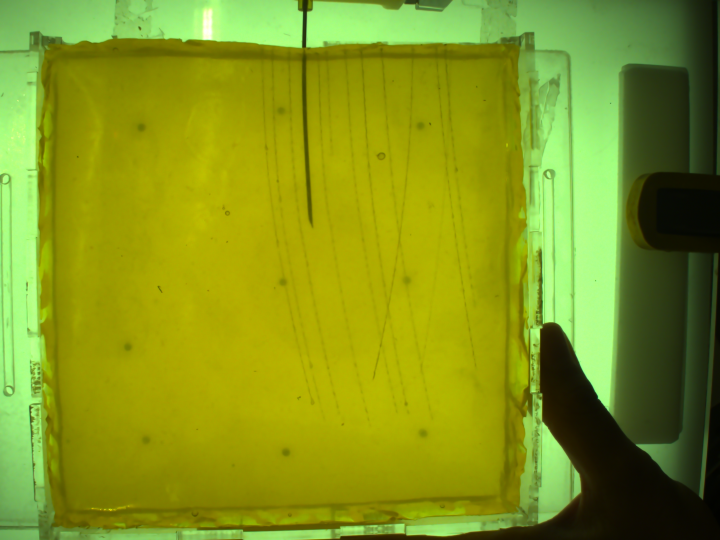
#> input picture needle_images_new/2022-11-18_17-29-11_left_62.png, 1440 x 1080 px, given in place of ref_2022-11-21_21-14-25_right_0.png, which was not available (shown at 1/2 size)
$ jupyter execute homework_2.ipynb   (shell and % lines are left out)
#> lines starting #> are read from the running program, lines starting #| are printed output that depends on the picture; after the words box and inside, x2 and y2 are one past the last pixel; in counts of white or black regions, pixels touching at a corner belong together; pictures that were not available may be replaced by others from this repository, and a replacement may not be noted
[cell 1]
import cv2
import numpy as np
import matplotlib.pyplot as plt

plt.rcParams['figure.figsize'] = (16, 9)

[cell 2]
idx = 3

ref_list = ['ref_2022-11-18_17-29-11_left_0.png',
            'ref_2022-11-18_17-29-11_right_0.png',
            'ref_2022-11-21_21-14-25_left_0.png',
            'ref_2022-11-21_21-14-25_right_0.png',
            'ref_2022-11-23_18-42-03_left_0.png',
            'ref_2022-11-23_18-42-03_right_0.png',
            'ref_2022-11-23_19-07-54_left_0.png',
            'ref_2022-11-23_19-07-54_right_0.png']

img_list = ['2022-11-18_17-29-11_left_119.png',
            '2022-11-18_17-29-11_right_119.png',
            '2022-11-21_21-14-25_left_113.png',
            '2022-11-21_21-14-25_right_113.png',
            '2022-11-23_18-42-03_left_114.png',
            '2022-11-23_18-42-03_right_121.png',
            '2022-11-23_19-07-54_left_105.png',
            '2022-11-23_19-07-54_right_125.png']

img1 = cv2.imread('needle_images_new/' + ref_list[idx])
#> img1 is the input picture: shape (1080, 1440, 3); mean B, G, R 26.6, 149.9, 131.7
img2 = cv2.imread('needle_images_new/' + img_list[idx])
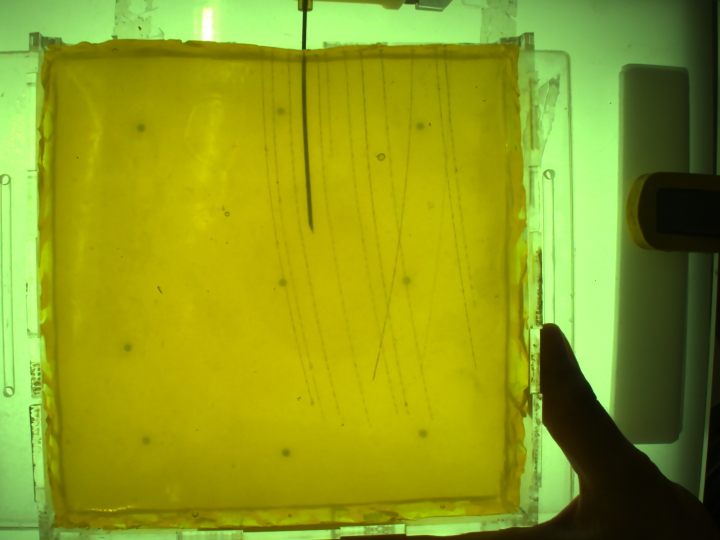
#> input picture needle_images_new/2022-11-18_17-29-11_left_66.png, 1440 x 1080 px, given in place of 2022-11-21_21-14-25_right_113.png, which was not available (shown at 1/2 size)
#> img2 is the input picture: shape (1080, 1440, 3); mean B, G, R 26.9, 156.1, 141.7

bb_list = np.array([[550, 90, 750, 800],
                    [750, 70, 950, 800],
                    [720, 130, 920, 850],
                    [900, 100, 1100, 850],
                    [700, 120, 900, 850],
                    [900, 90, 1100, 900],
                    [650, 120, 850, 800],
                    [850, 90, 1100, 900],])

[cell 3]
# Initiate ORB detector
orb = cv2.ORB_create()

# find the keypoints with ORB
kp1 = orb.detect(img1,None)
#> kp1 = 500 keypoints; strongest (x, y, size): (1087, 651, 92.6), (1196, 796, 31), (1090, 642, 92.6), (1093, 649, 111.1)
kp2 = orb.detect(img2,None)
#> kp2 = 500 keypoints; strongest (x, y, size): (1087, 651, 92.6), (1087, 652, 77.1), (1093, 649, 111.1), (1087, 645, 64.3)

# compute the descriptors with ORB
kps1, des1 = orb.compute(img1, kp1)
#> kps1 has the same summary as kp1
kps2, des2 = orb.compute(img2, kp2)
#> kps2 has the same summary as kp2

[cell 4]
kp_img1 = cv2.drawKeypoints(img1, kps1, None, color=(0,255,0))
kp_img2 = cv2.drawKeypoints(img2, kps2, None, color=(0,255,0))

kp_img1 = cv2.rectangle(kp_img1, bb_list[idx,:2],  bb_list[idx,2:], [0,0,255], 3)
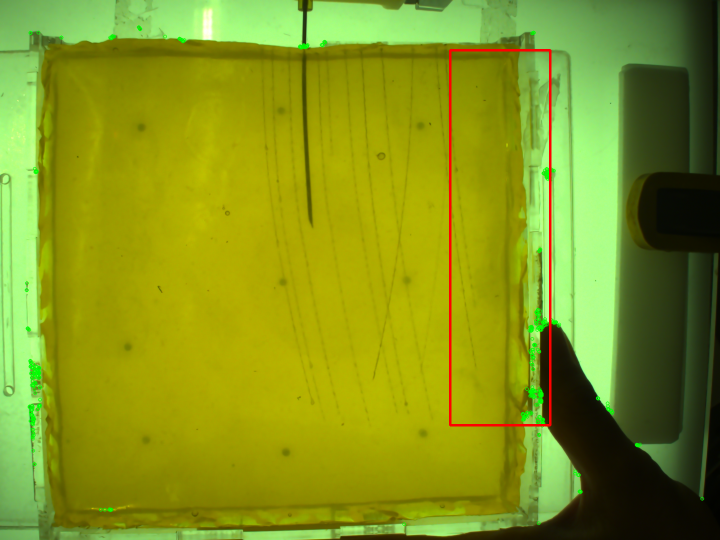
#> kp_img1: shape (1080, 1440, 3) (shown at 1/2 size); mean B, G, R 26.1, 149.2, 132

fig, axs = plt.subplots(1, 2)
axs[0].imshow(cv2.cvtColor(kp_img1, cv2.COLOR_BGR2RGB))
axs[1].imshow(cv2.cvtColor(kp_img2, cv2.COLOR_BGR2RGB))
plt.show()
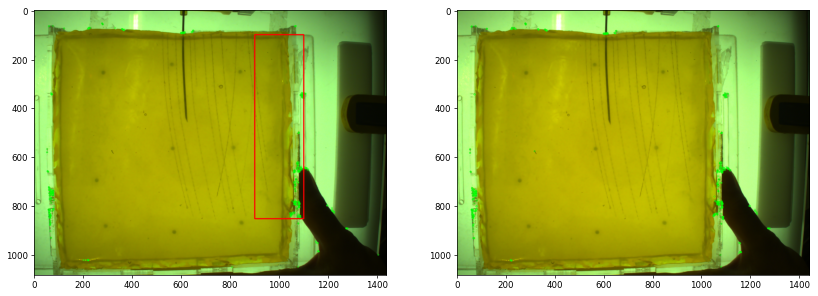
#> figure drawn by matplotlib, 2 panels

[cell 5]
bf = cv2.BFMatcher(cv2.NORM_HAMMING, crossCheck=True)
matches = bf.match(des1,des2)
#> matches = 368 matches
matches = sorted(matches, key = lambda x:x.distance)

match_img = cv2.drawMatches(img1, kps1, img2, kps2, matches[:50], None,
    matchColor=(0,255,0), singlePointColor=(0,255,0))
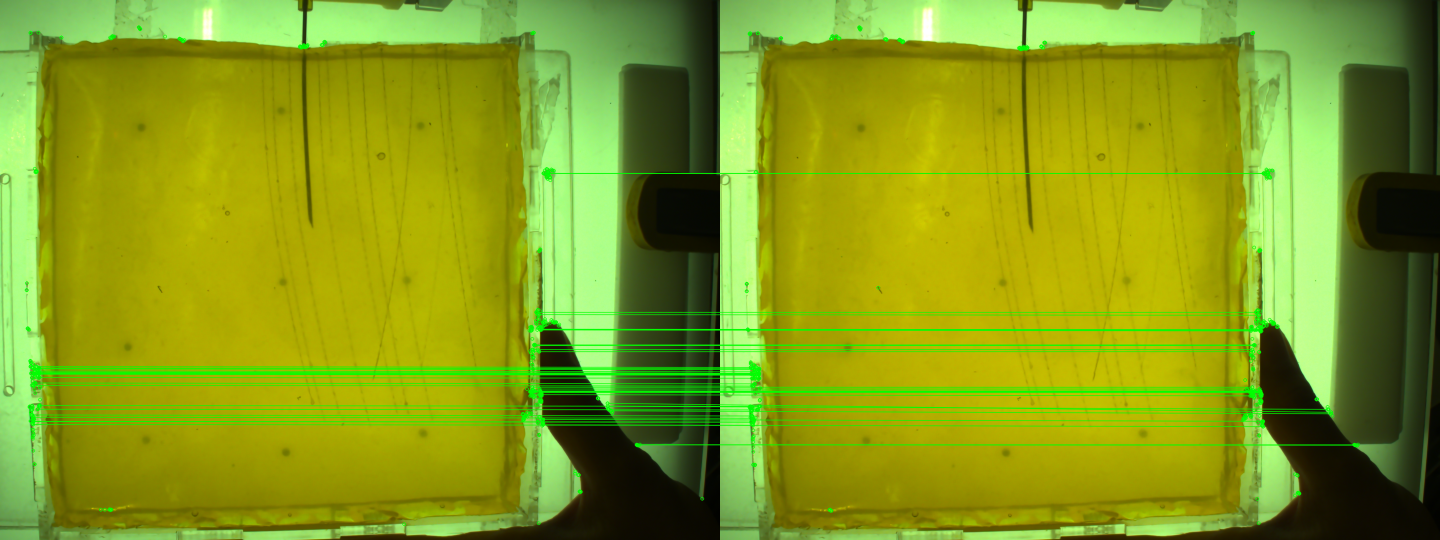
#> match_img: shape (1080, 2880, 3) (shown at 1/2 size); mean B, G, R 26.1, 155.9, 132.7
plt.imshow(cv2.cvtColor(match_img, cv2.COLOR_BGR2RGB))
plt.show()

[cell 6]
def get_homography(pts1, pts2):
    """Estimate the affine transformation between two lists of matching
    keypoint coordinates.

    Args:
    - pts1: List of (x, y) coordinates.
    - pts2: List of (x, y) coordinates.

    Returns:
    - t: 3x3 array representing the projective transformation matrix that
          maps `pts1` to `pts2`.
    """
    assert len(pts1) == len(pts2), \
        "`pts1` and `pts2` must have equal length."

    # construct A matrix
    A = np.zeros([len(pts1)*2, 9])
    r = 0
    for i in range(len(pts1)):
        A[r  ,:] = [pts1[i][0], pts1[i][1], 1, 0, 0, 0, -pts2[i][0]*pts1[i][0], -pts2[i][0]*pts1[i][1], -pts2[i][0] ]
        A[r+1,:] = [0, 0, 0, pts1[i][0], pts1[i][1], 1, -pts2[i][1]*pts1[i][0], -pts2[i][1]*pts1[i][1], -pts2[i][1] ]
        r = r + 2

    # find smallest eigen-vector of A.T @ A
    u, s, vh = np.linalg.svd(A)

    # reconstruct t
    t = np.reshape(vh[-1], (3,3))
    t = t / t[-1][-1]

    return t


# Test the function on sample keypoints.
pts1 = [
    [313.9, 316.8],
    [120.0, 284.0],
    [437.2, 501.1],
    [221.0, 510.0],
]
pts2 = [
    [318.0, 372.0],
    [151.0, 390.0],
    [466.6, 504.0],
    [304.0, 571.0],
]

t = get_homography(pts1, pts2)
print(t)

[cell 7]
import random


def estimate_transformation_ransac(kps1, kps2, matches, transform_func,
    n_samples, n_trials, inlier_thresh):
    """Estimate the transformation between two matching lists of keypoints
    using RANSAC.

    Args:
    - kps1: A list of `cv2.KeyPoint` objects.
    - kps2: A list of `cv2.KeyPoint` objects.
    - matches: A list of `cv2.DMatch` objects representing the matches
          between `kps1` and `kps2`.
    - transform_func: Function used to estimate the transformation given
          matching points.
    - n_samples: The number of samples in each RANSAC trial.
    - n_trials: The total number of RANSAC trials.
    - inlier_thresh: The threshold used to determine whether a match is an
          inlier or not.

    Returns:
    - transform: The 3x3 transformation matrix that maps kps1 to kps2.
    - mask: A list of Boolean values representing whether the corresponding
          match is an inlier or not.
    """
#> called with n_samples = 5, n_trials = 100, inlier_thresh = 5

    # change kps1 and kps2 to numpy array
    kp1 = np.array([ kps1[match.queryIdx].pt for match in matches ])
#> kp1 = 368 pairs, first value 52.8 to 1276.5, second value 54 to 1046
    kp2 = np.array([ kps2[match.trainIdx].pt for match in matches ])
#> kp2 = 368 pairs, first value 52.8 to 1274, second value 54 to 1046

    # add one column for homogeneous transformation
    kp1_ht = np.append(kp1, np.ones((kp1.shape[0],1)), axis=1)
#> kp1_ht = 368 rows, first 8: [1215.3, 812.2, 1], [1080, 658, 1], [76, 744, 1], [74.88, 817.9, 1], [1086.6, 346.3, 1], [78, 735.6, 1], [1080, 783.4, 1], [69.12, 765.5, 1]

    inlier_max = 0

    for nt in range(n_trials):

        # sample matches
        sp_matches = random.sample(range(len(matches)), n_samples)
        sp_kp1 = [ kp1[sp_match, :] for sp_match in sp_matches ]
        sp_kp2 = [ kp2[sp_match, :] for sp_match in sp_matches ]

        # find transformation
        sp_transform = transform_func(sp_kp1, sp_kp2)

        # find inlier and outlier
        kp2_tf = kp1_ht @ sp_transform.T
        kp2_tf = kp2_tf[:,:2] / kp2_tf[:,2:]
        error = np.linalg.norm(kp2 - kp2_tf, axis=1)
        sp_mask = error < inlier_thresh

        # update best
        if inlier_max < sum(sp_mask):
            inlier_max = sum(sp_mask)
            transform = sp_transform
            mask = sp_mask
#> this loop made 100 passes
#> (sp_matches, inlier_max) on passes 1 to 2: ([197, 215, 20, 132, 261], 80), ([248, 207, 155, 244, 183], 358)
#> inlier_max on pass 73: 359
#> after the loop, inlier_max = 359

    return transform, mask

transform, mask = estimate_transformation_ransac(kps1, kps2, matches,
                                                 transform_func=get_homography,
                                                 n_samples=5,
                                                 n_trials=100,
                                                 inlier_thresh=5)
#> transform = [[0.999, -0.00151, 1.14], [0.000459, 1, 0.681], [2.99e-08, -1.57e-06, 1]]

print(f"The transformation matrix:\n{transform}.")
#| The transformation matrix:
#| [[ 9.98882767e-01 -1.51487498e-03  1.14204424e+00]
#|  [ 4.58778256e-04  9.99952860e-01  6.81178975e-01]
#|  [ 2.98522312e-08 -1.56959232e-06  1.00000000e+00]].
print(f"{np.sum(mask)} out of {len(matches)} matches are inliers.")
#| 359 out of 368 matches are inliers.

[cell 8]
def stitch_images(img1, img2, transform):
    h1, w1 = img1.shape[:2]
#> h1 = 1080; w1 = 1440
    h2, w2 = img2.shape[:2]
#> h2 = 1080; w2 = 1440

    # Warp corners of image 1 to coordinates system of image 2.
    corners = np.array([
        [0., w1, w1, 0.],
        [0., 0., h1, h1],
        [1., 1., 1., 1.]
    ])
    new_corners = transform @ corners
#> new_corners = [[1.14, 1439.5, 1437.9, -0.494], [0.681, 1.34, 1081.3, 1080.6], [1, 1, 0.998, 0.998]]
    new_corners /= new_corners[2, :]
#> new_corners = [[1.14, 1439.5, 1440.3, -0.495], [0.681, 1.34, 1083.1, 1082.5], [1, 1, 1, 1]]
    # Calculate range of warped image 1.
    l = np.min(new_corners[0, :])
#> l = -0.495
    r = np.max(new_corners[0, :])
#> r = 1440.3
    t = np.min(new_corners[1, :])
#> t = 0.681
    b = np.max(new_corners[1, :])
#> b = 1083.1
    # Calculate size of the stitched image.
    l = np.min((l,  0))
    r = np.max((r, w2))
    t = np.min((t,  0))
#> t = 0
    b = np.max((b, h2))
    w = int(np.round(r-l))
#> w = 1441
    h = int(np.round(b-t))
#> h = 1083
    # Calculate how much we should shift the stitched image.
    dx = max((-l, 0.))
#> dx = 0.495
    dy = max((-h, 0.))
#> dy = 0
    shift = np.array([
        [1., 0., dx],
        [0., 1., dy],
        [0., 0., 1.]
    ])
#> shift = [[1, 0, 0.495], [0, 1, 0], [0, 0, 1]]

    img1_bb = cv2.rectangle(img1.copy(), bb_list[idx,:2],  bb_list[idx,2:], [0,0,255], 3)

    # [6 lines of commented-out code are left out]
    warped_img1 = cv2.warpPerspective(img1_bb, transform, (img2.shape[1],img2.shape[0]))
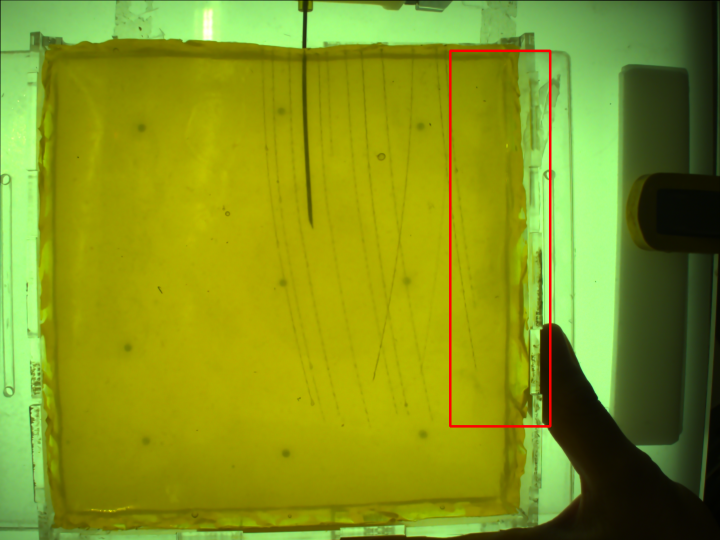
#> warped_img1: shape (1080, 1440, 3) (shown at 1/2 size); mean B, G, R 26.3, 148.8, 132.4
    overlayed_img = cv2.addWeighted(warped_img1, 0.5, img2, 0.5, 0.0)
    return overlayed_img

stitched_img = stitch_images(img1, img2, transform)
plt.imshow(cv2.cvtColor(stitched_img, cv2.COLOR_BGR2RGB))
plt.show()
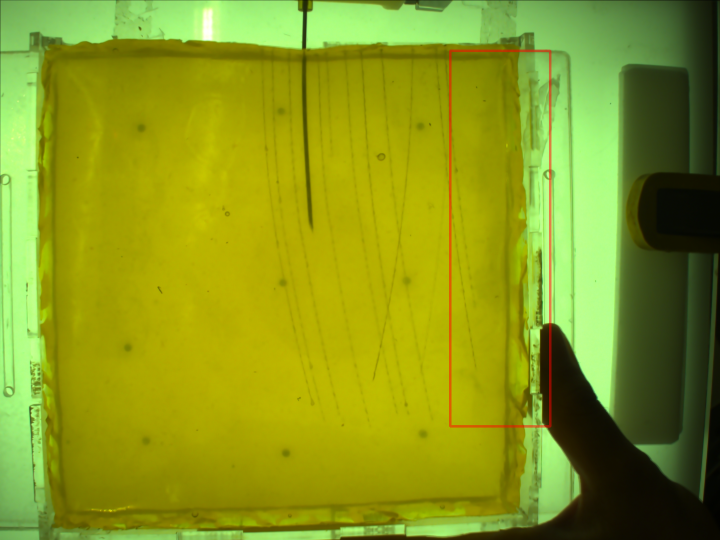
#> shown: shape (1080, 1440, 3) (shown at 1/2 size); mean R, G, B 137.1, 152.5, 26.6

[cell 9]
warped_ref = cv2.warpPerspective(img1, transform, (img2.shape[1],img2.shape[0]))

img_diff = np.abs( cv2.cvtColor(img2, cv2.COLOR_BGR2GRAY) - cv2.cvtColor(warped_ref, cv2.COLOR_BGR2GRAY) )
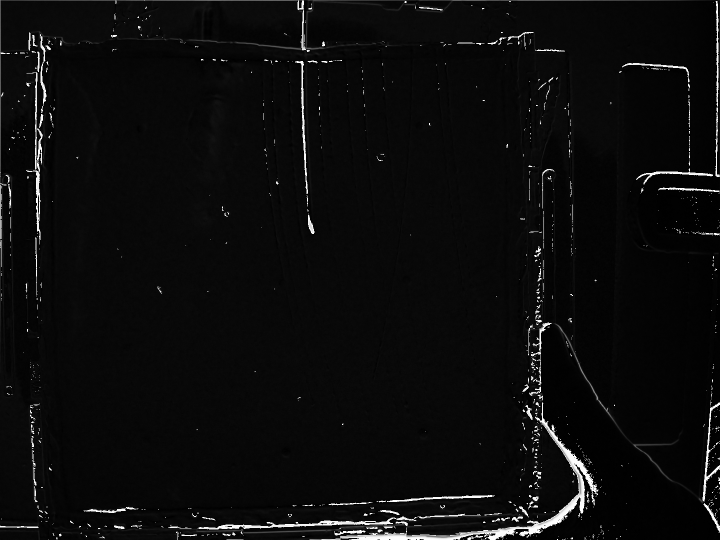
#> img_diff: shape (1080, 1440) (shown at 1/2 size); min 0, max 255, mean 12

bb = np.concatenate((bb_list[idx,:].reshape((2,2)).T, [[1, 1]]))
bb_ = transform @ bb
#> bb_ = [[900, 1098.6], [101.1, 851.1], [1, 0.999]]
bb_ = np.round(bb_[0:2, :] / bb_[2, :]).astype(int)
#> bb_ = [[900, 1100], [101, 852]]
print(bb_)
#| [[ 900 1100]
#|  [ 101  852]]
print(img_diff.shape)
#| (1080, 1440)
# bb_tranform = [ bb_list[idx,:2]@transform.T, bb_list[idx,2:]@transform.T ]
# print([bb_list[idx,:2], 1]@transform.T)

mask = np.zeros(img_diff.shape)
mask[bb_[1,0]:bb_[1,1], bb_[0,0]:bb_[0,1]] = img_diff[bb_[1,0]:bb_[1,1], bb_[0,0]:bb_[0,1]]
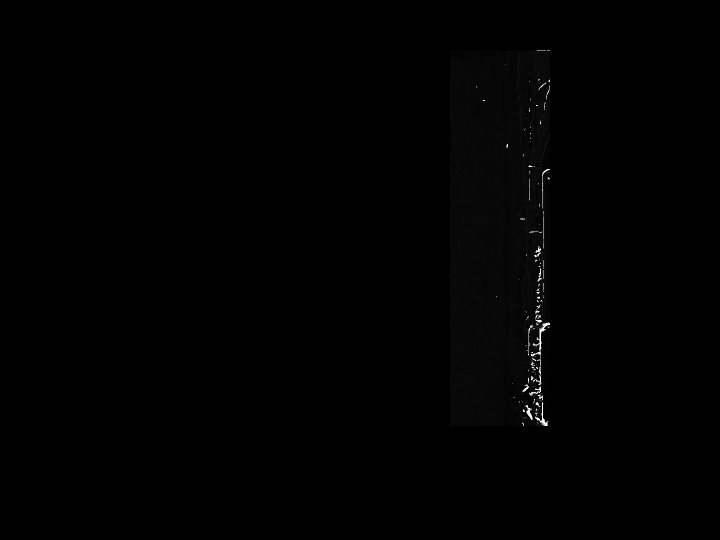
#> mask: shape (1080, 1440) float64 (shown at 1/2 size); min 0, max 255, mean 1.1

mask[ np.bitwise_or(mask>200, mask<50) ] = 0
mask[ mask!=0 ] = 1
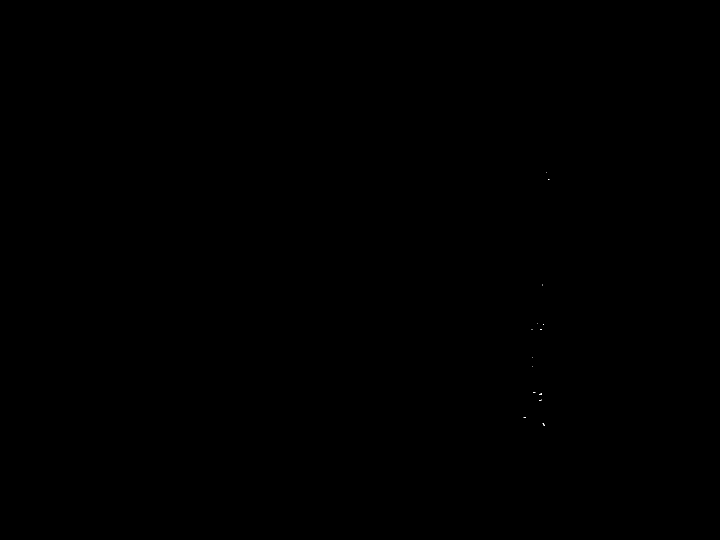
#> mask: shape (1080, 1440) float64 (shown at 1/2 size); values 0 (black) and 1 (white), 0% white in thin lines or dots, all inside (x1, y1, x2, y2) = (1047, 345, 1099, 852)

kernel = np.ones((3, 3), np.uint8)
mask = cv2.morphologyEx(mask, cv2.MORPH_OPEN, kernel, iterations=2)
#> mask: shape (1080, 1440) float64; every value is 0

plt.imshow(mask, cmap='gray')

plt.show()
